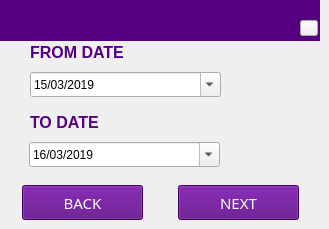
   <widget class="QWidget" name="Date_selection_page">
    <widget class="QLabel" name="label_5">
     <property name="geometry">
      <rect>
       <x>0</x>
       <y>0</y>
       <width>320</width>
       <height>41</height>
      </rect>
     </property>
     <property name="font">
      <font>
       <family>Sans Serif</family>
       <pointsize>11</pointsize>
       <weight>9</weight>
       <italic>false</italic>
       <bold>false</bold>
      </font>
     </property>
     <property name="cursor">
      <cursorShape>BlankCursor</cursorShape>
     </property>
     <property name="focusPolicy">
      <enum>Qt::NoFocus</enum>
     </property>
     <property name="styleSheet">
      <string notr="true">color: rgb(255, 255, 255);
background-color: rgb(85, 0, 127);
font: 75 11pt &quot;Sans Serif&quot;;</string>
     </property>
     <property name="text">
      <string/>
     </property>
    </widget>
    <widget class="QLabel" name="label_7">
     <property name="geometry">
      <rect>
       <x>30</x>
       <y>42</y>
       <width>121</width>
       <height>21</height>
      </rect>
     </property>
     <property name="font">
      <font>
       <pointsize>12</pointsize>
       <weight>75</weight>
       <bold>true</bold>
      </font>
     </property>
     <property name="cursor">
      <cursorShape>BlankCursor</cursorShape>
     </property>
     <property name="focusPolicy">
      <enum>Qt::NoFocus</enum>
     </property>
     <property name="styleSheet">
      <string notr="true">color: rgb(85, 0, 127);</string>
     </property>
     <property name="text">
      <string>FROM DATE</string>
     </property>
    </widget>
    <widget class="QLabel" name="label_8">
     <property name="geometry">
      <rect>
       <x>30</x>
       <y>112</y>
       <width>121</width>
       <height>21</height>
      </rect>
     </property>
     <property name="font">
      <font>
       <pointsize>12</pointsize>
       <weight>75</weight>
       <bold>true</bold>
      </font>
     </property>
     <property name="cursor">
      <cursorShape>BlankCursor</cursorShape>
     </property>
     <property name="focusPolicy">
      <enum>Qt::NoFocus</enum>
     </property>
     <property name="styleSheet">
      <string notr="true">color: rgb(85, 0, 127);</string>
     </property>
     <property name="text">
      <string>TO DATE</string>
     </property>
    </widget>
    <widget class="QPushButton" name="BACK_pushButton_8">
     <property name="geometry">
      <rect>
       <x>22</x>
       <y>185</y>
       <width>121</width>
       <height>35</height>
      </rect>
     </property>
     <property name="font">
      <font>
       <family>Sans Serif</family>
       <pointsize>11</pointsize>
       <weight>9</weight>
       <italic>false</italic>
       <bold>false</bold>
      </font>
     </property>
     <property name="styleSheet">
      <string notr="true">color: rgb(255, 255, 255);
background-color: rgb(85, 0, 127);
font: 75 11pt &quot;Sans Serif&quot;;</string>
     </property>
     <property name="text">
      <string>BACK</string>
     </property>
    </widget>
    <widget class="QPushButton" name="OK_pushButton_9">
     <property name="geometry">
      <rect>
       <x>178</x>
       <y>185</y>
       <width>121</width>
       <height>35</height>
      </rect>
     </property>
     <property name="font">
      <font>
       <family>Sans Serif</family>
       <pointsize>11</pointsize>
       <weight>9</weight>
       <italic>false</italic>
       <bold>false</bold>
      </font>
     </property>
     <property name="styleSheet">
      <string notr="true">color: rgb(255, 255, 255);
background-color: rgb(85, 0, 127);
font: 75 11pt &quot;Sans Serif&quot;;</string>
     </property>
     <property name="text">
      <string>NEXT</string>
     </property>
    </widget>
    <widget class="QDateEdit" name="dateEdit">
     <property name="geometry">
      <rect>
       <x>30</x>
       <y>72</y>
       <width>191</width>
       <height>25</height>
      </rect>
     </property>
     <property name="styleSheet">
      <string notr="true">alternate-background-color: rgb(138, 138, 255);</string>
     </property>
     <property name="date">
      <date>
       <year>2019</year>
       <month>3</month>
       <day>15</day>
      </date>
     </property>
     <property name="currentSection">
      <enum>QDateTimeEdit::DaySection</enum>
     </property>
     <property name="displayFormat">
      <string>dd/MM/yyyy</string>
     </property>
     <property name="calendarPopup">
      <bool>true</bool>
     </property>
    </widget>
    <widget class="QDateEdit" name="dateEdit_2">
     <property name="geometry">
      <rect>
       <x>29</x>
       <y>142</y>
       <width>191</width>
       <height>25</height>
      </rect>
     </property>
     <property name="dateTime">
      <datetime>
       <hour>0</hour>
       <minute>0</minute>
       <second>0</second>
       <year>2019</year>
       <month>3</month>
       <day>16</day>
      </datetime>
     </property>
     <property name="date">
      <date>
       <year>2019</year>
       <month>3</month>
       <day>16</day>
      </date>
     </property>
     <property name="displayFormat">
      <string>dd/MM/yyyy</string>
     </property>
     <property name="calendarPopup">
      <bool>true</bool>
     </property>
     <property name="timeSpec">
      <enum>Qt::LocalTime</enum>
     </property>
    </widget>
    <widget class="QLabel" name="FinoLogo_10">
     <property name="geometry">
      <rect>
       <x>5</x>
       <y>2</y>
       <width>71</width>
       <height>35</height>
      </rect>
     </property>
     <property name="autoFillBackground">
      <bool>false</bool>
     </property>
     <property name="styleSheet">
      <string notr="true">background-color: rgb(85, 0, 127);</string>
     </property>
     <property name="text">
      <string/>
     </property>
     <property name="pixmap">
      <pixmap resource="fino.qrc">:/Fino/Icons/finoW.png</pixmap>
     </property>
     <property name="scaledContents">
      <bool>true</bool>
     </property>
    </widget>
    <widget class="QLabel" name="FromToDateLabelName">
     <property name="geometry">
      <rect>
       <x>93</x>
       <y>0</y>
       <width>221</width>
       <height>20</height>
      </rect>
     </property>
     <property name="font">
      <font>
       <pointsize>12</pointsize>
      </font>
     </property>
     <property name="styleSheet">
      <string notr="true">color: rgb(255, 255, 255);
background-color: rgb(85, 0, 127);</string>
     </property>
     <property name="text">
      <string/>
     </property>
     <property name="alignment">
      <set>Qt::AlignRight|Qt::AlignTrailing|Qt::AlignVCenter</set>
     </property>
    </widget>
    <widget class="QLabel" name="FromToDate_LabelBal">
     <property name="geometry">
      <rect>
       <x>93</x>
       <y>22</y>
       <width>201</width>
       <height>19</height>
      </rect>
     </property>
     <property name="font">
      <font>
       <pointsize>9</pointsize>
      </font>
     </property>
     <property name="styleSheet">
      <string notr="true">color: rgb(255, 255, 255);
background-color: rgb(85, 0, 127);</string>
     </property>
     <property name="text">
      <string/>
     </property>
     <property name="alignment">
      <set>Qt::AlignBottom|Qt::AlignRight|Qt::AlignTrailing</set>
     </property>
    </widget>
    <widget class="QPushButton" name="Balance_Show_pushButton_FromToDate_page">
     <property name="geometry">
      <rect>
       <x>300</x>
       <y>20</y>
       <width>18</width>
       <height>16</height>
      </rect>
     </property>
     <property name="text">
      <string/>
     </property>
     <property name="icon">
      <iconset>
       <activeon>:/Fino/1E.png</activeon>
      </iconset>
     </property>
     <property name="iconSize">
      <size>
       <width>18</width>
       <height>18</height>
      </size>
     </property>
    </widget>
   </widget>
